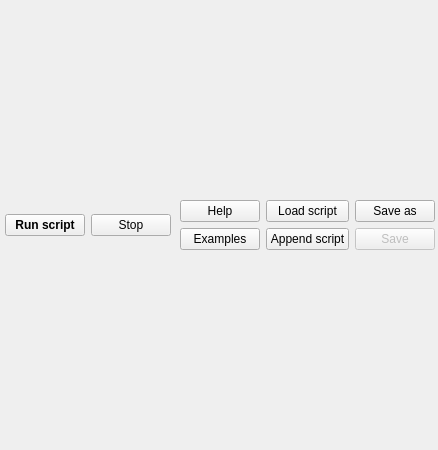
<?xml version="1.0" encoding="UTF-8"?>
<ui version="4.0">
 <class>GenericScriptWindowClass</class>
 <widget class="QMainWindow" name="GenericScriptWindowClass">
  <property name="geometry">
   <rect>
    <x>0</x>
    <y>0</y>
    <width>438</width>
    <height>450</height>
   </rect>
  </property>
  <property name="windowTitle">
   <string>Script window</string>
  </property>
  <widget class="QWidget" name="centralwidget">
   <layout class="QVBoxLayout" name="verticalLayout_3">
    <property name="leftMargin">
     <number>3</number>
    </property>
    <property name="topMargin">
     <number>3</number>
    </property>
    <property name="rightMargin">
     <number>3</number>
    </property>
    <property name="bottomMargin">
     <number>3</number>
    </property>
    <item>
     <layout class="QHBoxLayout" name="horizontalLayout">
      <item>
       <spacer name="horizontalSpacer_2">
        <property name="orientation">
         <enum>Qt::Horizontal</enum>
        </property>
        <property name="sizeHint" stdset="0">
         <size>
          <width>40</width>
          <height>20</height>
         </size>
        </property>
       </spacer>
      </item>
      <item>
       <widget class="QPushButton" name="pbRunScript">
        <property name="sizePolicy">
         <sizepolicy hsizetype="Minimum" vsizetype="Fixed">
          <horstretch>2</horstretch>
          <verstretch>2</verstretch>
         </sizepolicy>
        </property>
        <property name="font">
         <font>
          <weight>75</weight>
          <bold>true</bold>
         </font>
        </property>
        <property name="toolTip">
         <string>Ctrl+Enter</string>
        </property>
        <property name="text">
         <string>Run script</string>
        </property>
       </widget>
      </item>
      <item>
       <widget class="QPushButton" name="pbStop">
        <property name="sizePolicy">
         <sizepolicy hsizetype="Minimum" vsizetype="Fixed">
          <horstretch>1</horstretch>
          <verstretch>0</verstretch>
         </sizepolicy>
        </property>
        <property name="text">
         <string>Stop</string>
        </property>
       </widget>
      </item>
      <item>
       <spacer name="horizontalSpacer">
        <property name="orientation">
         <enum>Qt::Horizontal</enum>
        </property>
        <property name="sizeHint" stdset="0">
         <size>
          <width>40</width>
          <height>20</height>
         </size>
        </property>
       </spacer>
      </item>
      <item>
       <layout class="QVBoxLayout" name="verticalLayout">
        <item>
         <widget class="QPushButton" name="pbHelp">
          <property name="text">
           <string>Help</string>
          </property>
          <property name="checkable">
           <bool>true</bool>
          </property>
         </widget>
        </item>
        <item>
         <widget class="QPushButton" name="pbExample">
          <property name="text">
           <string>Examples</string>
          </property>
         </widget>
        </item>
       </layout>
      </item>
      <item>
       <layout class="QHBoxLayout" name="horizontalLayout_2"/>
      </item>
      <item>
       <layout class="QVBoxLayout" name="verticalLayout_5">
        <item>
         <widget class="QPushButton" name="pbLoad">
          <property name="text">
           <string>Load script</string>
          </property>
         </widget>
        </item>
        <item>
         <widget class="QPushButton" name="pbAppendScript">
          <property name="text">
           <string>Append script</string>
          </property>
         </widget>
        </item>
       </layout>
      </item>
      <item>
       <layout class="QVBoxLayout" name="verticalLayout_2">
        <item>
         <widget class="QPushButton" name="pbSaveAs">
          <property name="text">
           <string>Save as</string>
          </property>
         </widget>
        </item>
        <item>
         <widget class="QPushButton" name="pbSave">
          <property name="enabled">
           <bool>false</bool>
          </property>
          <property name="text">
           <string>Save</string>
          </property>
         </widget>
        </item>
       </layout>
      </item>
     </layout>
    </item>
   </layout>
  </widget>
 </widget>
 <resources/>
 <connections/>
</ui>
